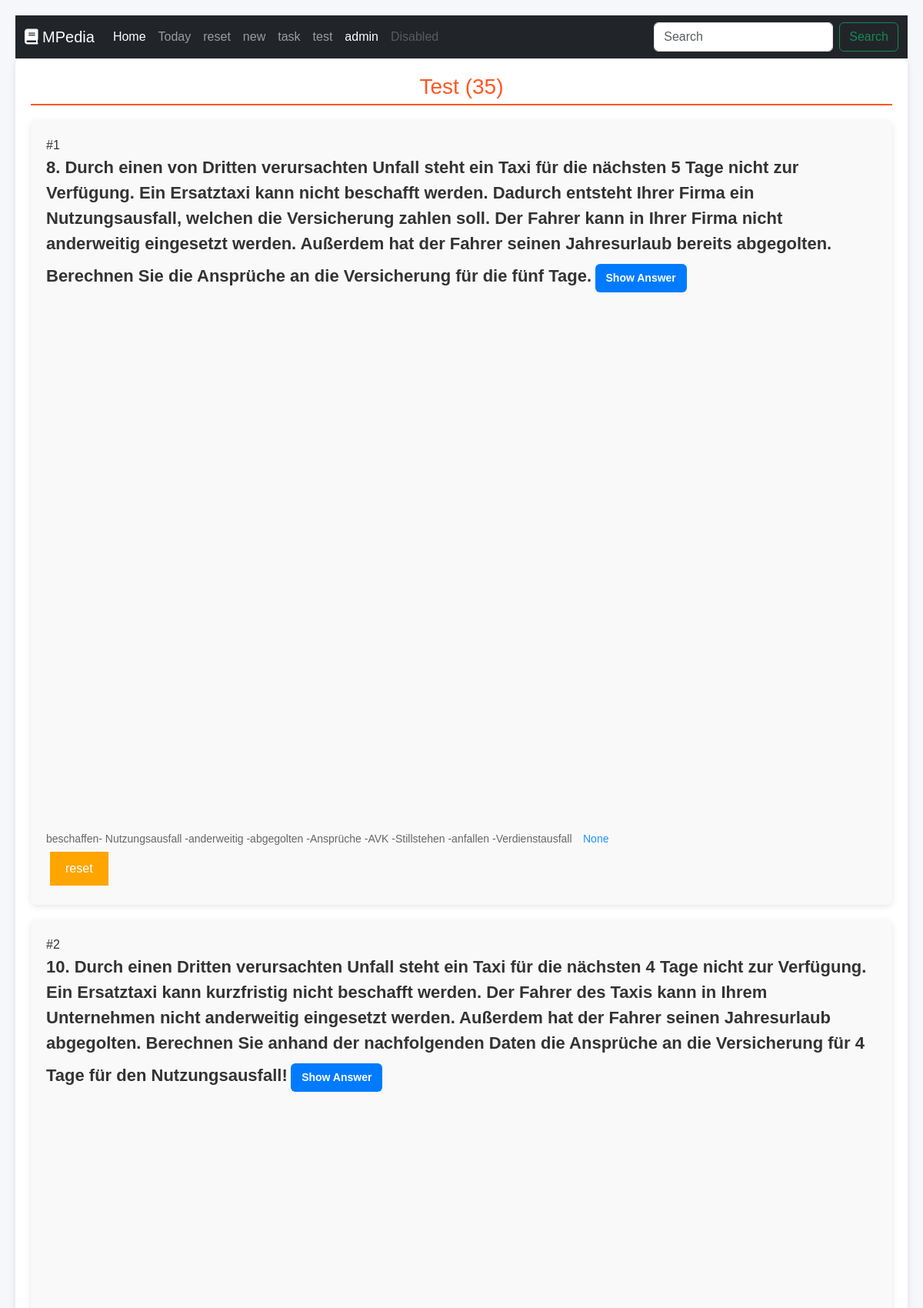
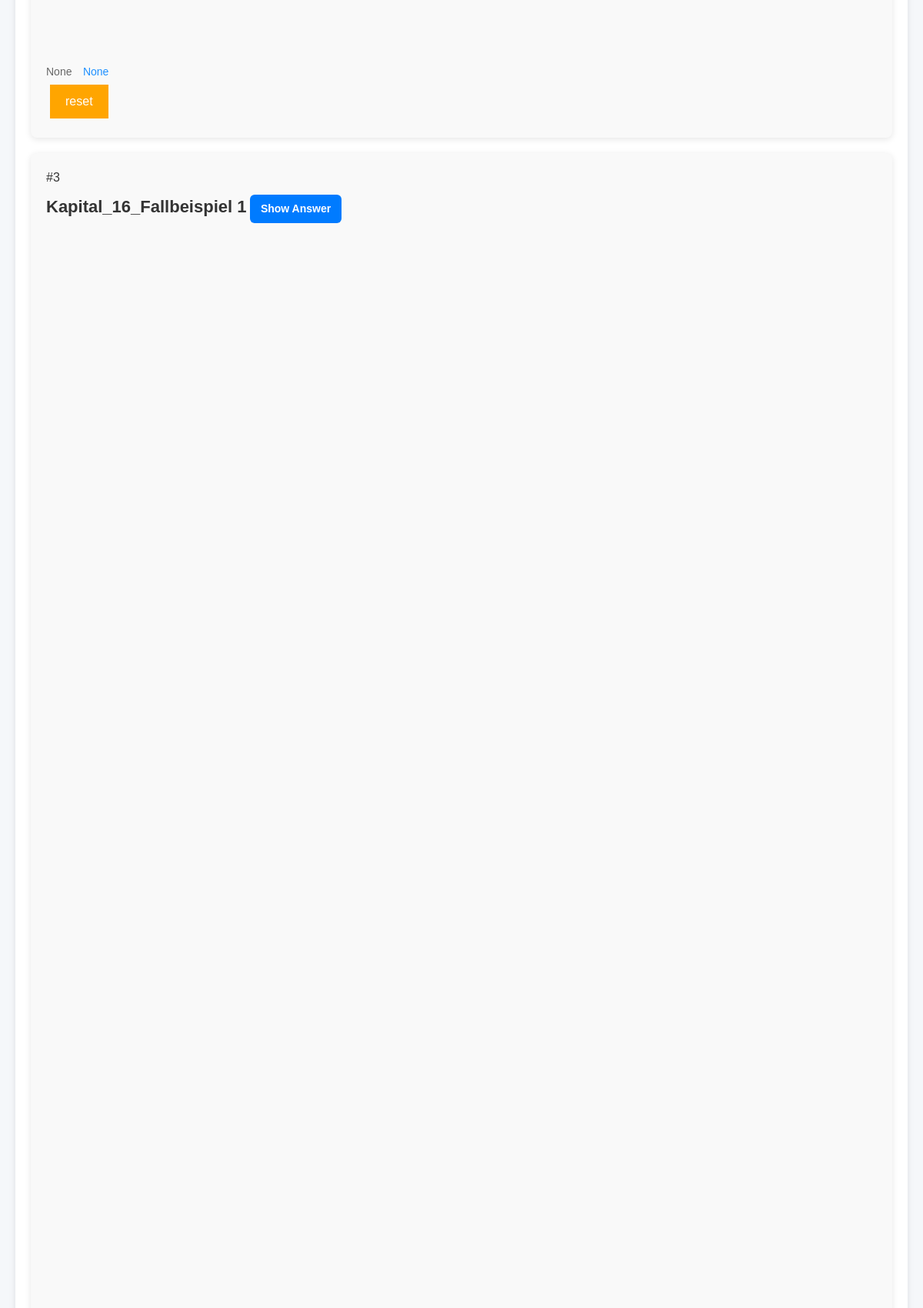
Page /test/ (upper part) on the committed database (2 pictures, top to bottom).
### interface/models.py (models this page shows, shortened)
class Item(models.Model):
    ITEM_TYPES = [
        ('Contact', 'Contact'),
        ('Article', 'Article'),
        ('Book', 'Book'),
        ('Quote', 'Quote'),
        ('Equation', 'Equation'),
        ('Code', 'Code'),
        ('Project', 'Project'),
        ('Task', 'Task'),
        ('Presentation', 'Presentation'),
        ('Research Paper', 'Research Paper'),
        ('Place', 'Place'),
        ('Post', 'Post'),
        ('Journal Entry', 'Journal Entry'),
        ('Report', 'Report'),
        ('Manual', 'Manual'),
        ('Guide', 'Guide'),
        ('Diagram', 'Diagram'),
        ('Image', 'Image'),
        ('Video', 'Video'),
        ('Audio', 'Audio'),
        ('Spreadsheet', 'Spreadsheet'),
        ('Dataset', 'Dataset'),
        ('Note', 'Note'),
        ('Email', 'Email'),
        ('Letter', 'Letter'),
        ('Survey', 'Survey'),
        ('Form', 'Form'),
        ('Resume', 'Resume'),
        ('Cover Letter', 'Cover Letter'),
        ('Policy Document', 'Policy Document'),
        ('Procedure', 'Procedure'),
        ('Contract', 'Contract'),
        ('Invoice', 'Invoice'),
        ('Receipt', 'Receipt'),
        ('Meeting Minutes', 'Meeting Minutes'),
        ('Agenda', 'Agenda'),
        ('Newsletter', 'Newsletter'),
        ('Brochure', 'Brochure'),
        ('Flyer', 'Flyer'),
        ('Press Release', 'Press Release'),
        ('Announcement', 'Announcement'),
        ('Memo', 'Memo'),
        ('White Paper', 'White Paper'),
        ('Case Study', 'Case Study'),
        ('Technical Specification', 'Technical Specification'),
        ('Blueprint', 'Blueprint'),
        ('Map', 'Map'),
        ('Flowchart', 'Flowchart'),
        ('Storyboard', 'Storyboard'),
        ('Mind Map', 'Mind Map'),
        ('Checklist', 'Checklist'),
        ('To-Do List', 'To-Do List'),
        ('Calendar Event', 'Calendar Event'),
        ('Log', 'Log'),
        ('Schedule', 'Schedule'),
        ('Plan', 'Plan'),
        ('Strategy', 'Strategy'),
        ('Proposal', 'Proposal'),
        ('Quote (Sales)', 'Quote (Sales)'),
        ('Order', 'Order'),
        ('Shipping Document', 'Shipping Document'),
        ('Warranty', 'Warranty'),
        ('User Feedback', 'User Feedback'),
        ('Bug Report', 'Bug Report'),
        ('Feature Request', 'Feature Request'),
        ('Interview', 'Interview'),
        ('Transcript', 'Transcript'),
        ('Speech', 'Speech'),
        ('Biography', 'Biography'),
        ('Autobiography', 'Autobiography'),
        ('Review', 'Review'),
        ('Critique', 'Critique'),
        ('Opinion', 'Opinion'),
        ('Editorial', 'Editorial'),
        ('Recipe', 'Recipe'),
        ('Menu', 'Menu'),
        ('Blog Post', 'Blog Post'),
        ('Web Page', 'Web Page'),
        ('Forum Post', 'Forum Post'),
        ('Social Media Post', 'Social Media Post'),
        ('Message', 'Message'),
        ('Comment', 'Comment'),
        ('Forum Thread', 'Forum Thread'),
        ('Webinar', 'Webinar'),
        ('Online Course', 'Online Course'),
        ('Training Material', 'Training Material'),
        ('Certification', 'Certification'),
        ('License', 'License'),
        ('Patents', 'Patents'),
        ('Trademark', 'Trademark'),
        ('Copyright', 'Copyright'),
        ('Legal Document', 'Legal Document'),
        ('Regulation', 'Regulation'),
        ('Standard', 'Standard'),
        ('Code of Conduct', 'Code of Conduct'),
        ('Guideline', 'Guideline'),
        ('FAQ', 'FAQ'),
        ('Help Document', 'Help Document'),
        ('Support Ticket', 'Support Ticket'),
        ('Troubleshooting Guide', 'Troubleshooting Guide'),
    ]
    item_type = models.CharField(max_length=50, choices=ITEM_TYPES)
    title = models.CharField(max_length=2000)
    content = models.TextField(blank=True, null=True)
    author = models.CharField(max_length=255, blank=True, null=True,default="Mody")
    fPlatform = models.ForeignKey(Platform, on_delete=models.CASCADE, blank=True, null=True)
    platform = models.CharField(max_length=255, blank=True, null=True)
    date_created = models.DateField(auto_now_add=True)
    domain = models.ForeignKey(Domain, on_delete=models.CASCADE, blank=True, null=True)
    field = models.ForeignKey(Field, on_delete=models.CASCADE, blank=True, null=True)
    branch = models.ForeignKey(Branch, on_delete=models.CASCADE, blank=True, null=True)
    area = models.ForeignKey(Area, on_delete=models.CASCADE, blank=True, null=True)
    topic = models.ForeignKey(Topic, on_delete=models.CASCADE, blank=True, null=True)
    section = models.ForeignKey(Section, on_delete=models.CASCADE, blank=True, null=True)
    aspect = models.ForeignKey(Aspect, on_delete=models.CASCADE, blank=True, null=True)
    tags = models.CharField(max_length=255, blank=True, null=True)
    link = models.URLField(blank=True, null=True)
    init_time  =  models.DateField(null=True, blank=True)
    last_time  = models.DateField(null=True, blank=True)
    next_time  = models.DateField(null=True, blank=True)
    hide_time = models.CharField(max_length=255, blank=True, null=True)

### interface/views.py (the view, shortened to what this page needs)
# urls.py: path('test/', test, name='test'),
def test(request):
    form = ItemFilterForm(request.GET)
    items = get_items_with_calculations()
    if form.is_valid():
        if form.cleaned_data['item_type']:
            items = items.filter(item_type=form.cleaned_data['item_type'])
        if form.cleaned_data['title']:
            items = items.filter(title__icontains=form.cleaned_data['title'])
        if form.cleaned_data['author']:
            items = items.filter(author__icontains=form.cleaned_data['author'])
        if form.cleaned_data['date_created_from']:
            items = items.filter(date_created__gte=form.cleaned_data['date_created_from'])
        if form.cleaned_data['date_created_to']:
            items = items.filter(date_created__lte=form.cleaned_data['date_created_to'])
        if form.cleaned_data['tags']:
            tags = form.cleaned_data['tags'].split(',')
            for tag in tags:
                items = items.filter(tags__icontains=tag.strip())
    return render(request, 'interface/test.html', {'form': form, 'items': items})

### interface/forms.py
class ItemFilterForm(forms.Form):
    ITEM_TYPES = [('', 'All')] + Item.ITEM_TYPES
    item_type = forms.ChoiceField(choices=ITEM_TYPES, required=False)
    title = forms.CharField(max_length=255, required=False)
    author = forms.CharField(max_length=255, required=False)
    domain = forms.CharField(max_length=255, required=False)
    field = forms.CharField(max_length=255, required=False)
    branch= forms.CharField(max_length=255, required=False)
    date_created_from = forms.DateField(required=False, widget=forms.TextInput(attrs={'type': 'date'}))
    date_created_to = forms.DateField(required=False, widget=forms.TextInput(attrs={'type': 'date'}))
    tags = forms.CharField(max_length=255, required=False)

### interface/views.py (called while the page is built)
def get_items_with_calculations(field_name="Fachkundeprüfung"):
    items = Item.objects.filter(field__field_name=field_name).order_by('last_time')
    filtered = []
    for item in items:
        content = item.content or ""
        lines = content.splitlines()
        match_lines = [
            line for line in lines
            if re.search(r'\d', line) and re.search(r'[=+\*/]', line)
        ]
        if len(match_lines) >= 1:
            filtered.append(item)
    return filtered

### interface/templates/interface/test.html (shortened to what this page needs)
{% extends "base.html" %}
{% load static %}
{%block css_files%}
<link rel="stylesheet" href="{% static 'interface/style.css' %}">
{%endblock%}
{% block content %}
<body>
    <div class="container">
        <h2 class="section-title">Test ({{ items|length }})</h2>
        <ul class="items-list">
            {% for item in items %}
            <li class="item">
                <form action="" method="post" class="item-form">
                    <div class="item-form">
                        <div class="item-number">#{{ forloop.counter }}</div>
                        <a href="{% url 'details' item.id %}" class="item-title">{{ item.title }}</a>
                        <button type="button" class="btn-show-content" onclick="this.nextElementSibling.style.visibility = 'visible'">
                            Show Answer
                        </button>
                        <span class="item-tags">{{ item.tags|linebreaksbr }}</span>
                        <a href="{{ item.link }}" class="item-link">{{ item.link }}</a>
                    </div>
                    <button name="reset" value="{{item.id}}" class="btn-reset"  onclick="return confirmReset();">reset</button>
                </form>
            </li>
            {% endfor %}
        </ul>
    </div>
</body>
{%endblock%}

### interface/static/interface/style.css (style rules this page uses)
body { font-family: 'Arial', sans-serif; background-color: #f5f7fa; color: #333; margin: 0; padding: 20px; }
.container { max-width: 1200px; margin: 0 auto; padding: 20px; background-color: #fff; border-radius: 8px; box-shadow: 0 2px 8px rgba(0, 0, 0, 0.1); }
.section-title { font-size: 28px; text-align: center; margin-bottom: 20px; color: #ff5722; border-bottom: 2px solid #ff5722; padding-bottom: 5px; }
.items-list { list-style: none; padding: 0; margin: 0; }
.item { background-color: #f9f9f9; margin-bottom: 20px; padding: 20px; border-radius: 8px; box-shadow: 0 2px 8px rgba(0, 0, 0, 0.1); transition: box-shadow 0.3s ease; }
.item-form { align-items: center; }
.item-title { font-size: 22px; font-weight: bold; color: #333; text-decoration: none; }
.item-type, .item-author, .item-date, .item-tags { font-size: 14px; color: #666; margin-right: 10px; }
.item-link { color: #1e90ff; font-size: 14px; text-decoration: none; }
.btn-show-content { margin: 10px 0; background-color: #007bff; color: white; border: none; padding: 8px 14px; border-radius: 6px; cursor: pointer; font-size: 14px; font-weight: bold; transition: background-color 0.3s ease, transform 0.1s ease; }
.btn-reset { margin: 5px; background-color: #FFA500; color: white; padding: 10px 20px; border: none; cursor: pointer; }

### rows in the picture
Item: title "8. Durch einen von Dritten verursachten Unfall steht ein Taxi für die nächsten 5 Tage nicht zur Verfügung. Ein Ersatztaxi kann nicht beschafft werden. Dadurch entsteht Ihrer Firma ein Nutzungsausfall, welchen die Versicherung zahlen soll. Der Fahrer kann in Ihrer Firma nicht anderweitig eingesetzt werden. Außerdem hat der Fahrer seinen Jahresurlaub bereits abgegolten. Berechnen Sie die Ansprüche an die Versicherung für die fünf Tage.", tags "beschaffen- Nutzungsausfall -anderweitig -abgegolten -Ansprüche -AVK -Stillstehen -anfallen -Verdienstausfall", link "None", {{ item.id }} 591 (drawn)
Item: title "10. Durch einen Dritten verursachten Unfall steht ein Taxi für die nächsten 4 Tage nicht zur Verfügung. Ein Ersatztaxi kann kurzfristig nicht beschafft werden. Der Fahrer des Taxis kann in Ihrem Unternehmen nicht anderweitig eingesetzt werden. Außerdem hat der Fahrer seinen Jahresurlaub abgegolten. Berechnen Sie anhand der nachfolgenden Daten die Ansprüche an die Versicherung für 4 Tage für den Nutzungsausfall!", tags "None", link "None", {{ item.id }} 593 (drawn)
Item: title "Kapital_16_Fallbeispiel 1"

### other values in the picture
{{ items|length }} "35"
